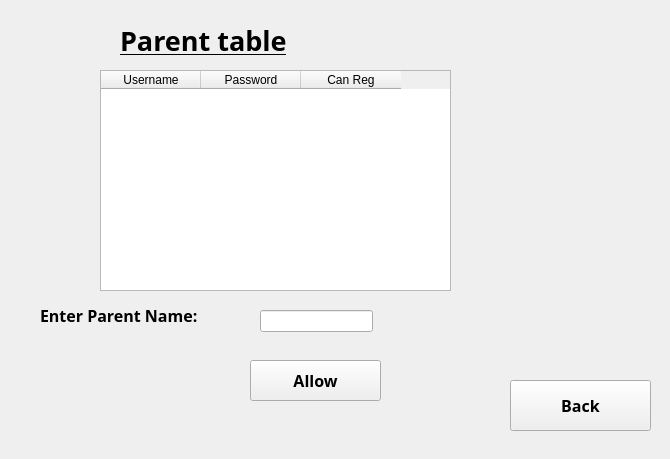
<?xml version="1.0" encoding="UTF-8"?>
<ui version="4.0">
 <class>AllowParentReg</class>
 <widget class="QMainWindow" name="AllowParentReg">
  <property name="geometry">
   <rect>
    <x>0</x>
    <y>0</y>
    <width>670</width>
    <height>459</height>
   </rect>
  </property>
  <property name="windowTitle">
   <string>MainWindow</string>
  </property>
  <widget class="QWidget" name="centralwidget">
   <widget class="QTableWidget" name="parentTable">
    <property name="geometry">
     <rect>
      <x>100</x>
      <y>70</y>
      <width>351</width>
      <height>221</height>
     </rect>
    </property>
    <property name="cornerButtonEnabled">
     <bool>false</bool>
    </property>
    <column>
     <property name="text">
      <string>Username</string>
     </property>
    </column>
    <column>
     <property name="text">
      <string>Password</string>
     </property>
    </column>
    <column>
     <property name="text">
      <string>Can Reg</string>
     </property>
    </column>
   </widget>
   <widget class="QLabel" name="parent_TABLE_LABEL">
    <property name="geometry">
     <rect>
      <x>120</x>
      <y>10</y>
      <width>241</width>
      <height>61</height>
     </rect>
    </property>
    <property name="font">
     <font>
      <family>Arial Black</family>
      <pointsize>20</pointsize>
      <weight>75</weight>
      <bold>true</bold>
     </font>
    </property>
    <property name="text">
     <string>&lt;html&gt;&lt;head/&gt;&lt;body&gt;&lt;p&gt;&lt;span style=&quot; text-decoration: underline;&quot;&gt;Parent table&lt;/span&gt;&lt;/p&gt;&lt;/body&gt;&lt;/html&gt;</string>
    </property>
   </widget>
   <widget class="QPushButton" name="allowButton">
    <property name="geometry">
     <rect>
      <x>250</x>
      <y>360</y>
      <width>131</width>
      <height>41</height>
     </rect>
    </property>
    <property name="font">
     <font>
      <family>Arial Black</family>
      <pointsize>12</pointsize>
      <weight>75</weight>
      <bold>true</bold>
     </font>
    </property>
    <property name="text">
     <string>Allow</string>
    </property>
   </widget>
   <widget class="QPushButton" name="backButton">
    <property name="geometry">
     <rect>
      <x>510</x>
      <y>380</y>
      <width>141</width>
      <height>51</height>
     </rect>
    </property>
    <property name="font">
     <font>
      <family>Arial Black</family>
      <pointsize>12</pointsize>
      <weight>75</weight>
      <bold>true</bold>
     </font>
    </property>
    <property name="text">
     <string>Back</string>
    </property>
   </widget>
   <widget class="QLineEdit" name="input_parent_name">
    <property name="geometry">
     <rect>
      <x>260</x>
      <y>310</y>
      <width>113</width>
      <height>22</height>
     </rect>
    </property>
   </widget>
   <widget class="QLabel" name="parent_NAME_LABEL">
    <property name="geometry">
     <rect>
      <x>40</x>
      <y>300</y>
      <width>231</width>
      <height>31</height>
     </rect>
    </property>
    <property name="font">
     <font>
      <family>Arial Black</family>
      <pointsize>12</pointsize>
      <weight>75</weight>
      <bold>true</bold>
     </font>
    </property>
    <property name="text">
     <string>Enter Parent Name:</string>
    </property>
   </widget>
  </widget>
 </widget>
 <resources/>
 <connections/>
</ui>
